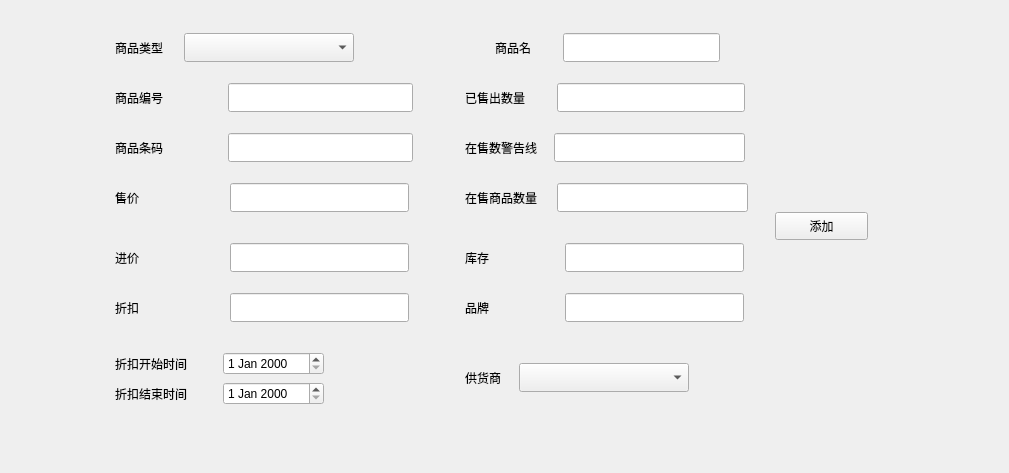
         <widget class="QWidget" name="goodsinput">
          <layout class="QGridLayout" name="gridLayout_3">
           <item row="1" column="0">
            <spacer name="horizontalSpacer_9">
             <property name="orientation">
              <enum>Qt::Horizontal</enum>
             </property>
             <property name="sizeHint" stdset="0">
              <size>
               <width>94</width>
               <height>20</height>
              </size>
             </property>
            </spacer>
           </item>
           <item row="0" column="2">
            <spacer name="verticalSpacer_2">
             <property name="orientation">
              <enum>Qt::Vertical</enum>
             </property>
             <property name="sizeHint" stdset="0">
              <size>
               <width>28</width>
               <height>11</height>
              </size>
             </property>
            </spacer>
           </item>
           <item row="1" column="3">
            <spacer name="horizontalSpacer_10">
             <property name="orientation">
              <enum>Qt::Horizontal</enum>
             </property>
             <property name="sizeHint" stdset="0">
              <size>
               <width>93</width>
               <height>20</height>
              </size>
             </property>
            </spacer>
           </item>
           <item row="1" column="1" colspan="2">
            <widget class="QWidget" name="widget_3" native="true">
             <property name="minimumSize">
              <size>
               <width>800</width>
               <height>400</height>
              </size>
             </property>
             <property name="maximumSize">
              <size>
               <width>800</width>
               <height>400</height>
              </size>
             </property>
             <widget class="QPushButton" name="btnadd_goodadd">
              <property name="geometry">
               <rect>
                <x>670</x>
                <y>190</y>
                <width>93</width>
                <height>28</height>
               </rect>
              </property>
              <property name="text">
               <string>添加</string>
              </property>
             </widget>
             <widget class="QWidget" name="layoutWidget">
              <property name="geometry">
               <rect>
                <x>10</x>
                <y>10</y>
                <width>239</width>
                <height>31</height>
               </rect>
              </property>
              <layout class="QHBoxLayout" name="horizontalLayout_3">
               <property name="sizeConstraint">
                <enum>QLayout::SetDefaultConstraint</enum>
               </property>
               <property name="rightMargin">
                <number>0</number>
               </property>
               <item>
                <widget class="QLabel" name="label_2">
                 <property name="text">
                  <string>商品类型</string>
                 </property>
                </widget>
               </item>
               <item>
                <widget class="QComboBox" name="cboc_goodadd_goodtype">
                 <property name="sizePolicy">
                  <sizepolicy hsizetype="Preferred" vsizetype="Fixed">
                   <horstretch>0</horstretch>
                   <verstretch>0</verstretch>
                  </sizepolicy>
                 </property>
                 <property name="minimumSize">
                  <size>
                   <width>170</width>
                   <height>29</height>
                  </size>
                 </property>
                 <property name="maximumSize">
                  <size>
                   <width>16777215</width>
                   <height>16777215</height>
                  </size>
                 </property>
                 <property name="baseSize">
                  <size>
                   <width>0</width>
                   <height>0</height>
                  </size>
                 </property>
                </widget>
               </item>
              </layout>
             </widget>
             <widget class="QWidget" name="layoutWidget">
              <property name="geometry">
               <rect>
                <x>360</x>
                <y>160</y>
                <width>283</width>
                <height>31</height>
               </rect>
              </property>
              <layout class="QHBoxLayout" name="horizontalLayout_11">
               <property name="spacing">
                <number>20</number>
               </property>
               <property name="leftMargin">
                <number>0</number>
               </property>
               <item>
                <widget class="QLabel" name="label_8">
                 <property name="text">
                  <string>在售商品数量</string>
                 </property>
                </widget>
               </item>
               <item>
                <widget class="QLineEdit" name="lineEdit_goodadd_onground">
                 <property name="minimumSize">
                  <size>
                   <width>0</width>
                   <height>29</height>
                  </size>
                 </property>
                </widget>
               </item>
              </layout>
             </widget>
             <widget class="QWidget" name="layoutWidget">
              <property name="geometry">
               <rect>
                <x>10</x>
                <y>60</y>
                <width>298</width>
                <height>31</height>
               </rect>
              </property>
              <layout class="QHBoxLayout" name="horizontalLayout_4">
               <property name="spacing">
                <number>65</number>
               </property>
               <item>
                <widget class="QLabel" name="label_3">
                 <property name="text">
                  <string>商品编号</string>
                 </property>
                </widget>
               </item>
               <item>
                <widget class="QLineEdit" name="lineEdit_goodadd_id">
                 <property name="minimumSize">
                  <size>
                   <width>0</width>
                   <height>29</height>
                  </size>
                 </property>
                </widget>
               </item>
              </layout>
             </widget>
             <widget class="QWidget" name="layoutWidget">
              <property name="geometry">
               <rect>
                <x>360</x>
                <y>60</y>
                <width>280</width>
                <height>31</height>
               </rect>
              </property>
              <layout class="QHBoxLayout" name="horizontalLayout_12">
               <property name="spacing">
                <number>32</number>
               </property>
               <item>
                <widget class="QLabel" name="label_9">
                 <property name="text">
                  <string>已售出数量</string>
                 </property>
                </widget>
               </item>
               <item>
                <widget class="QLineEdit" name="lineEdit_goodadd_saled">
                 <property name="minimumSize">
                  <size>
                   <width>0</width>
                   <height>29</height>
                  </size>
                 </property>
                </widget>
               </item>
              </layout>
             </widget>
             <widget class="QWidget" name="layoutWidget">
              <property name="geometry">
               <rect>
                <x>10</x>
                <y>110</y>
                <width>298</width>
                <height>31</height>
               </rect>
              </property>
              <layout class="QHBoxLayout" name="horizontalLayout_5">
               <property name="spacing">
                <number>65</number>
               </property>
               <item>
                <widget class="QLabel" name="label_4">
                 <property name="text">
                  <string>商品条码</string>
                 </property>
                </widget>
               </item>
               <item>
                <widget class="QLineEdit" name="lineEdit_goodadd_barcode">
                 <property name="minimumSize">
                  <size>
                   <width>0</width>
                   <height>29</height>
                  </size>
                 </property>
                </widget>
               </item>
              </layout>
             </widget>
             <widget class="QWidget" name="layoutWidget">
              <property name="geometry">
               <rect>
                <x>360</x>
                <y>110</y>
                <width>280</width>
                <height>31</height>
               </rect>
              </property>
              <layout class="QHBoxLayout" name="horizontalLayout_13">
               <property name="spacing">
                <number>17</number>
               </property>
               <item>
                <widget class="QLabel" name="label_10">
                 <property name="text">
                  <string>在售数警告线</string>
                 </property>
                </widget>
               </item>
               <item>
                <widget class="QLineEdit" name="lineEdit_goodadd_warnline">
                 <property name="minimumSize">
                  <size>
                   <width>0</width>
                   <height>29</height>
                  </size>
                 </property>
                </widget>
               </item>
              </layout>
             </widget>
             <widget class="QWidget" name="layoutWidget">
              <property name="geometry">
               <rect>
                <x>10</x>
                <y>160</y>
                <width>294</width>
                <height>31</height>
               </rect>
              </property>
              <layout class="QHBoxLayout" name="horizontalLayout_6">
               <property name="spacing">
                <number>91</number>
               </property>
               <item>
                <widget class="QLabel" name="label_5">
                 <property name="text">
                  <string>售价</string>
                 </property>
                </widget>
               </item>
               <item>
                <widget class="QLineEdit" name="lineEdit_goodadd_outprice">
                 <property name="minimumSize">
                  <size>
                   <width>0</width>
                   <height>29</height>
                  </size>
                 </property>
                </widget>
               </item>
              </layout>
             </widget>
             <widget class="QWidget" name="layoutWidget">
              <property name="geometry">
               <rect>
                <x>360</x>
                <y>220</y>
                <width>279</width>
                <height>31</height>
               </rect>
              </property>
              <layout class="QHBoxLayout" name="horizontalLayout_14">
               <property name="spacing">
                <number>76</number>
               </property>
               <item>
                <widget class="QLabel" name="label_11">
                 <property name="text">
                  <string>库存</string>
                 </property>
                </widget>
               </item>
               <item>
                <widget class="QLineEdit" name="lineEdit_goodadd_stock">
                 <property name="minimumSize">
                  <size>
                   <width>0</width>
                   <height>29</height>
                  </size>
                 </property>
                </widget>
               </item>
              </layout>
             </widget>
             <widget class="QWidget" name="layoutWidget">
              <property name="geometry">
               <rect>
                <x>10</x>
                <y>220</y>
                <width>294</width>
                <height>31</height>
               </rect>
              </property>
              <layout class="QHBoxLayout" name="horizontalLayout_7">
               <property name="spacing">
                <number>91</number>
               </property>
               <item>
                <widget class="QLabel" name="label_6">
                 <property name="text">
                  <string>进价</string>
                 </property>
                </widget>
               </item>
               <item>
                <widget class="QLineEdit" name="lineEdit_goodadd_inprice">
                 <property name="minimumSize">
                  <size>
                   <width>0</width>
                   <height>29</height>
                  </size>
                 </property>
                </widget>
               </item>
              </layout>
             </widget>
             <widget class="QWidget" name="layoutWidget">
              <property name="geometry">
               <rect>
                <x>360</x>
                <y>270</y>
                <width>279</width>
                <height>31</height>
               </rect>
              </property>
              <layout class="QHBoxLayout" name="horizontalLayout">
               <property name="spacing">
                <number>76</number>
               </property>
               <item>
                <widget class="QLabel" name="label_12">
                 <property name="text">
                  <string>品牌</string>
                 </property>
                </widget>
               </item>
               <item>
                <widget class="QLineEdit" name="lineEdit_goodadd_producer">
                 <property name="minimumSize">
                  <size>
                   <width>0</width>
                   <height>29</height>
                  </size>
                 </property>
                </widget>
               </item>
              </layout>
             </widget>
             <widget class="QWidget" name="layoutWidget">
              <property name="geometry">
               <rect>
                <x>10</x>
                <y>270</y>
                <width>294</width>
                <height>31</height>
               </rect>
              </property>
              <layout class="QHBoxLayout" name="horizontalLayout_8">
               <property name="spacing">
                <number>91</number>
               </property>
               <item>
                <widget class="QLabel" name="label_7">
                 <property name="text">
                  <string>折扣</string>
                 </property>
                </widget>
               </item>
               <item>
                <widget class="QLineEdit" name="lineEdit_goodadd_pricecut">
                 <property name="minimumSize">
                  <size>
                   <width>0</width>
                   <height>29</height>
                  </size>
                 </property>
                </widget>
               </item>
              </layout>
             </widget>
             <widget class="QWidget" name="layoutWidget">
              <property name="geometry">
               <rect>
                <x>360</x>
                <y>340</y>
                <width>224</width>
                <height>31</height>
               </rect>
              </property>
              <layout class="QHBoxLayout" name="horizontalLayout_16">
               <item>
                <widget class="QLabel" name="label_13">
                 <property name="text">
                  <string>供货商</string>
                 </property>
                </widget>
               </item>
               <item>
                <widget class="QComboBox" name="cboc_goodadd_supplier">
                 <property name="minimumSize">
                  <size>
                   <width>170</width>
                   <height>29</height>
                  </size>
                 </property>
                </widget>
               </item>
              </layout>
             </widget>
             <widget class="QWidget" name="layoutWidget">
              <property name="geometry">
               <rect>
                <x>10</x>
                <y>330</y>
                <width>209</width>
                <height>23</height>
               </rect>
              </property>
              <layout class="QHBoxLayout" name="horizontalLayout_9">
               <item>
                <widget class="QLabel" name="label_14">
                 <property name="text">
                  <string>折扣开始时间</string>
                 </property>
                </widget>
               </item>
               <item>
                <widget class="QDateEdit" name="lineEdit_goodadd_cutstarttime"/>
               </item>
              </layout>
             </widget>
             <widget class="QWidget" name="layoutWidget">
              <property name="geometry">
               <rect>
                <x>10</x>
                <y>360</y>
                <width>209</width>
                <height>23</height>
               </rect>
              </property>
              <layout class="QHBoxLayout" name="horizontalLayout_10">
               <item>
                <widget class="QLabel" name="label_15">
                 <property name="text">
                  <string>折扣结束时间</string>
                 </property>
                </widget>
               </item>
               <item>
                <widget class="QDateEdit" name="lineEdit_goodadd_cutstoptime"/>
               </item>
              </layout>
             </widget>
             <widget class="QWidget" name="layoutWidget">
              <property name="geometry">
               <rect>
                <x>390</x>
                <y>10</y>
                <width>225</width>
                <height>31</height>
               </rect>
              </property>
              <layout class="QHBoxLayout" name="horizontalLayout_15">
               <property name="spacing">
                <number>32</number>
               </property>
               <item>
                <widget class="QLabel" name="label_16">
                 <property name="text">
                  <string>商品名</string>
                 </property>
                </widget>
               </item>
               <item>
                <widget class="QLineEdit" name="lineEdit_goodadd_name">
                 <property name="minimumSize">
                  <size>
                   <width>0</width>
                   <height>29</height>
                  </size>
                 </property>
                </widget>
               </item>
              </layout>
             </widget>
            </widget>
           </item>
           <item row="2" column="1">
            <spacer name="verticalSpacer">
             <property name="orientation">
              <enum>Qt::Vertical</enum>
             </property>
             <property name="sizeHint" stdset="0">
              <size>
               <width>20</width>
               <height>40</height>
              </size>
             </property>
            </spacer>
           </item>
          </layout>
         </widget>
